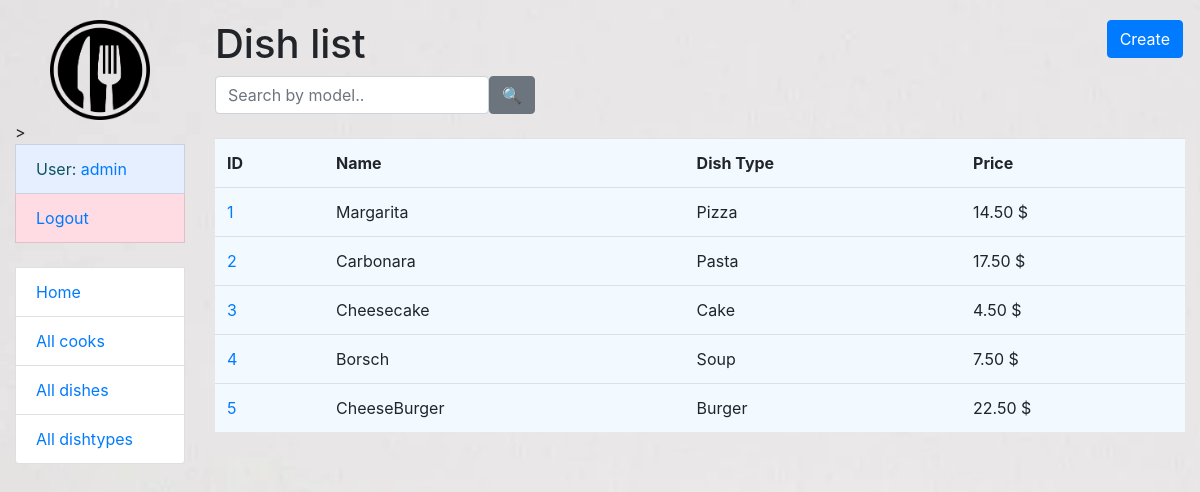
Page /dishes/ (signed in) on the committed database.
### kitchen/models.py (models this page shows, shortened)
class Cook(AbstractUser):
    years_of_experience = models.IntegerField(null=True, default=0)
    class Meta:
        verbose_name = "cook"
        verbose_name_plural = "cooks"
    def get_absolute_url(self):
        return reverse("kitchen:cook-detail", kwargs={"pk": self.pk})

class Dish(models.Model):
    model = models.CharField(max_length=255)
    description = models.TextField(max_length=255, default="Tasty dish!")
    price = models.DecimalField(max_digits=7, decimal_places=2, default=0)
    dishtype = models.ForeignKey(DishType, on_delete=models.CASCADE)
    cooks = models.ManyToManyField(Cook, related_name="dishes")

class DishType(models.Model):
    name = models.CharField(max_length=255, unique=True)
    class Meta:
        ordering = ["name"]

### kitchen/views.py (the view)
# urls.py: path("dishes/", DishListView.as_view(), name="dish-list"),
class DishListView(LoginRequiredMixin, generic.ListView):
    model = Dish
    paginate_by = 5
    queryset = Dish.objects.all().select_related("dishtype")
    def get_context_data(self, *, object_list=None, **kwargs):
        context = super(DishListView, self).get_context_data(**kwargs)
        model = self.request.GET.get("model", "")
        context["search_form"] = DishSearchForm(initial={
            "model": model
        })
        return context
    def get_queryset(self):
        form = DishSearchForm(self.request.GET)
        if form.is_valid():
            return self.queryset.filter(
                model__icontains=form.cleaned_data["model"])
        return self.queryset

### kitchen/forms.py
class DishSearchForm(forms.Form):
    model = forms.CharField(
        max_length=255,
        required=False,
        label="",
        widget=forms.TextInput(attrs={"placeholder": "Search by model.."})
    )

### templates/kitchen/dish_list.html
{% extends "base.html" %}
{% load crispy_forms_filters %}
{% block content %}
  <h1>
    Dish list
    <a href="{% url 'kitchen:dish-create' %}" class="btn btn-primary link-to-page">
      Create
    </a>
  </h1>
  <form action="" method="get" class="form-inline">
    {{ search_form|crispy }}
      <input class="btn btn-secondary" type="submit" value="🔍">
  </form>
  <br>
  {% if dish_list %}
    <table class="table" style="background: #f2faff">
    <tr>
      <th>ID</th>
      <th>Name</th>
      <th>Dish Type</th>
      <th>Price</th>
    </tr>
      {% for dish in dish_list %}
        <tr>
          <td><a href="{% url 'kitchen:dish-detail' pk=dish.id %} ">{{ dish.id }}</a></td>
          <td>{{ dish.model }}</td>
          <td>{{ dish.dishtype.name }}</td>
          <td>{{ dish.price }} $</td>
        </tr>
      {% endfor %}
    </table>
  {% else %}
    <p>There are no dishes in kitchen</p>
  {% endif %}
{% endblock %}

### templates/base.html (shortened to what this page needs)
<!DOCTYPE html>
<html lang="en">
<head>
    <link rel="stylesheet"
          href="https://cdn.jsdelivr.net/npm/bootstrap@4.5.3/dist/css/bootstrap.min.css"
>
    {% load static %}
    <link rel="stylesheet" href="{% static 'css/styles.css' %}">
</head>
<body id="bg" style="background-image: url('{% static "images/5.jpg" %}')">
<div class="container-fluid">
    <div class="row">
        <div class="col-sm-2">
            {% block sidebar %}
                {% include "includes/sidebar.html" %}
            {% endblock %}
        </div>
        <div class="col-sm-10 ">
            {% block content %}{% endblock %}
        </div>
    </div>
</div>
</body>
</html>

### templates/includes/sidebar.html (shortened to what this page needs)
<ul class="sidebar-nav list-group" >
  {% load static %}
  <img src="{% static 'images/111.png' %}" class="align-middle" alt="No image found" width="100" height="100">>
  {% if user.is_authenticated %}
    <li class="list-group-item list-group-item-info" style="background: #e6efff">User: <a href="{{ user.get_absolute_url }}">{{ user.get_username }}</a></li>
    <li class="list-group-item list-group-item-danger" style="background: #ffdbe3"><a href="{% url 'logout'%}?next={{request.path}}">Logout</a></li>
  {% else %}
    <li class="list-group-item"><a href="{% url 'login'%}?next={{request.path}}">Login</a></li>
  {% endif %}
  <br>
  <li class="list-group-item"><a href="{% url 'kitchen:index' %}">Home</a></li>
  <li class="list-group-item"><a href="{% url 'kitchen:cook-list' %}">All cooks</a></li>
  <li class="list-group-item"><a href="{% url 'kitchen:dish-list' %}">All dishes</a></li>
  <li class="list-group-item"><a href="{% url 'kitchen:dishtype-list' %}">All dishtypes</a></li>
</ul>

### templates/includes/pagination.html (shortened to what this page needs)
{% load query_transform %}

### static/css/styles.css (style rules this page uses)
body { margin-top: 20px; }
.link-to-page { float: right; margin: 0 2px 0 2px; }
#bg { background-repeat: no-repeat; background-size: 1920px 1080px; background-position: bottom; background-attachment: fixed; }

### templates/includes/sidebar.html (style rules this page uses)
img { display: block; margin-left: auto; margin-right: auto; }

### rows in the picture
Cook: get_username "admin"
Dish: id "1", model "Margarita", dishtype.name "Pizza", price "14.50"
Dish: id "2", model "Carbonara", dishtype.name "Pasta", price "17.50"
Dish: id "3", model "Cheesecake", dishtype.name "Cake", price "4.50"
Dish: id "4", model "Borsch", dishtype.name "Soup", price "7.50"
Dish: id "5", model "CheeseBurger", dishtype.name "Burger", price "22.50"
